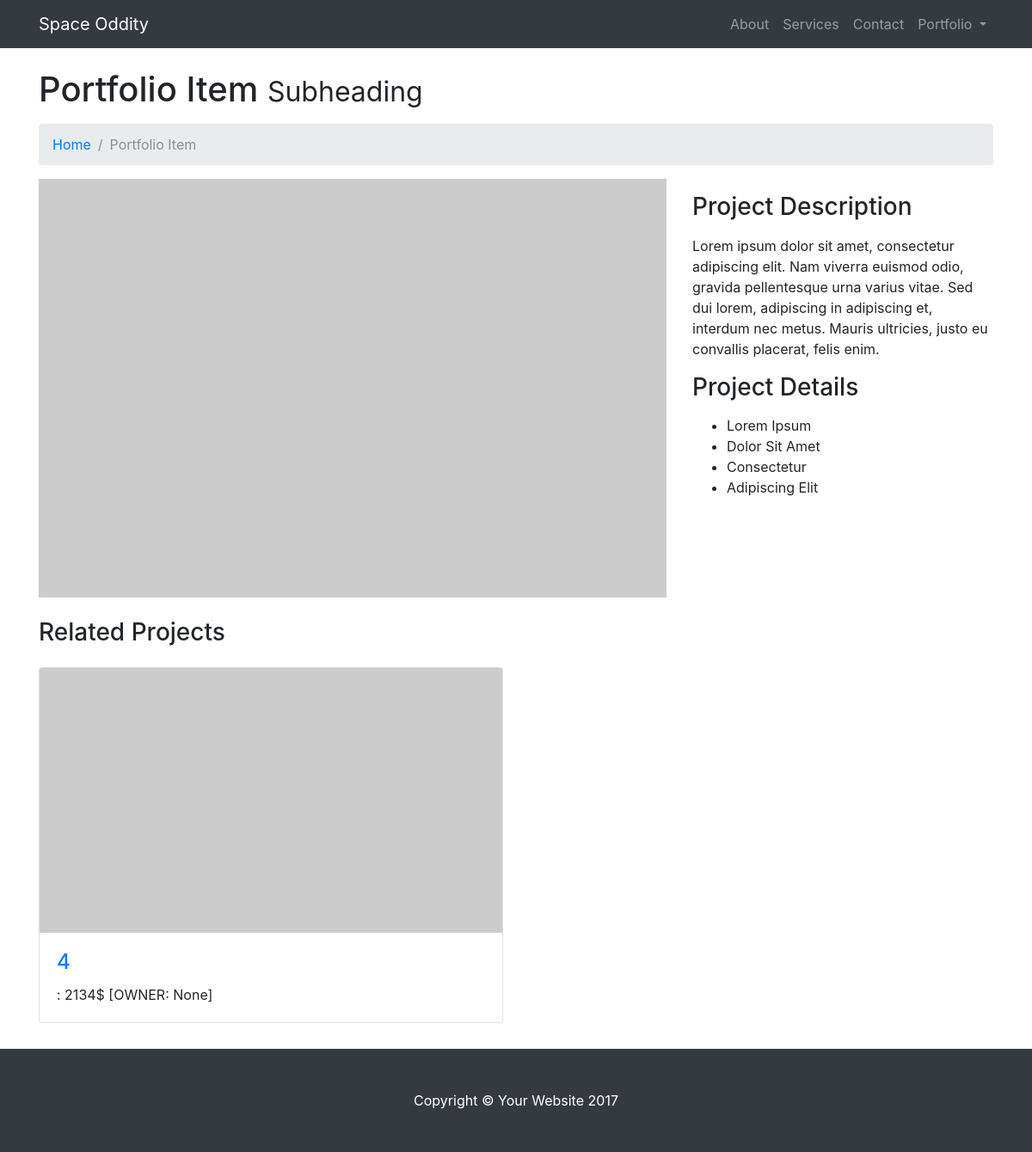
The app's page /planet/1 with its own data.
### main_app/models.py (models this page shows, shortened)
class House(models.Model):
    price = models.IntegerField()
    planet = models.ForeignKey(Planet, related_name='houses')
    owner = models.ForeignKey(User, related_name='houses', blank=True, null=True)

### main_app/views.py (the view)
# urls.py: url(r'^planet/(?P<planet_id>[0-9]+)', views.planet, name='planet'),
def planet(request, planet_id):
    params = generate_params()
    planet = get_object_or_404(models.Planet, id=planet_id)
    params['planet'] = planet
    return render(request, 'planet.html', params)

### main_app/views.py (called while the page is built)
def generate_params():
    user = User.objects.first()
    properties = user.houses.all()
    total_value = sum([house.price for house in properties])
    planets = models.Planet.objects.all()
    context = {
        'planets': planets,
        'user': User.objects.first(),
        'total_value': total_value,
    }
    return context

### templates/planet.html (shortened to what this page needs)
<!DOCTYPE html>
<html lang="en">
  <head>
    <link href="../static/css/bootstrap.min.css" rel="stylesheet">
    <link href="../static/css/modern-business.css" rel="stylesheet">
  </head>
  <body>
    <nav class="navbar fixed-top navbar-expand-lg navbar-dark bg-dark fixed-top">
      <div class="container">
        <a class="navbar-brand" href="{% url 'index' %}">Space Oddity</a>
        <div class="collapse navbar-collapse" id="navbarResponsive">
          <ul class="navbar-nav ml-auto">
            <li class="nav-item">
              <a class="nav-link" href="about.html">About</a>
            </li>
            <li class="nav-item">
              <a class="nav-link" href="services.html">Services</a>
            </li>
            <li class="nav-item">
              <a class="nav-link" href="contact.html">Contact</a>
            </li>
            <li class="nav-item dropdown">
              <a class="nav-link dropdown-toggle" href="#" id="navbarDropdownPortfolio" data-toggle="dropdown" aria-haspopup="true" aria-expanded="false">
                Portfolio
              </a>
            </li>
          </ul>
        </div>
      </div>
    </nav>
    <div class="container">
      <h1 class="mt-4 mb-3">Portfolio Item
        <small>Subheading</small>
      </h1>
      <ol class="breadcrumb">
        <li class="breadcrumb-item">
          <a href="{% url 'index' %}">Home</a>
        </li>
        <li class="breadcrumb-item active">Portfolio Item</li>
      </ol>
      <div class="row">
        <div class="col-md-8">
          <img class="img-fluid" src="http://placehold.it/750x500" alt="">
        </div>
        <div class="col-md-4">
          <h3 class="my-3">Project Description</h3>
          <p>Lorem ipsum dolor sit amet, consectetur adipiscing elit. Nam viverra euismod odio, gravida pellentesque urna varius vitae. Sed dui lorem, adipiscing in adipiscing et, interdum nec metus. Mauris ultricies, justo eu convallis placerat, felis enim.</p>
          <h3 class="my-3">Project Details</h3>
          <ul>
            <li>Lorem Ipsum</li>
            <li>Dolor Sit Amet</li>
            <li>Consectetur</li>
            <li>Adipiscing Elit</li>
          </ul>
        </div>
      </div>
      <h3 class="my-4">Related Projects</h3>
      <div class="row">
          {% for house in planet.houses.all %}
          <div class="col-lg-6 portfolio-item">
              <div class="card h-100">
                  <a href="{% url 'change_ownership' house.id  %}"><img class="card-img-top" src="http://placehold.it/700x400" alt=""></a>
                  <div class="card-body">
                      <h4 class="card-title">
                          <a href="{% url 'change_ownership' house.id  %}">{{ house.id }}</a>
                      </h4>
                      <p class="card-text">: {{ house.price }}$ [OWNER: {{ house.owner }}]</p>
                  </div>
              </div>
          </div>
          {% endfor %}
      </div>
    </div>
    <footer class="py-5 bg-dark">
      <div class="container">
        <p class="m-0 text-center text-white">Copyright &copy; Your Website 2017</p>
      </div>
    </footer>
  </body>
</html>

### static/css/modern-business.css (style rules this page uses)
body { padding-top: 54px; }
@media (min-width: 992px) { body { padding-top: 56px; } }
.portfolio-item { margin-bottom: 30px; }

### records on screen
House: id "4", price "2134", owner "None"
